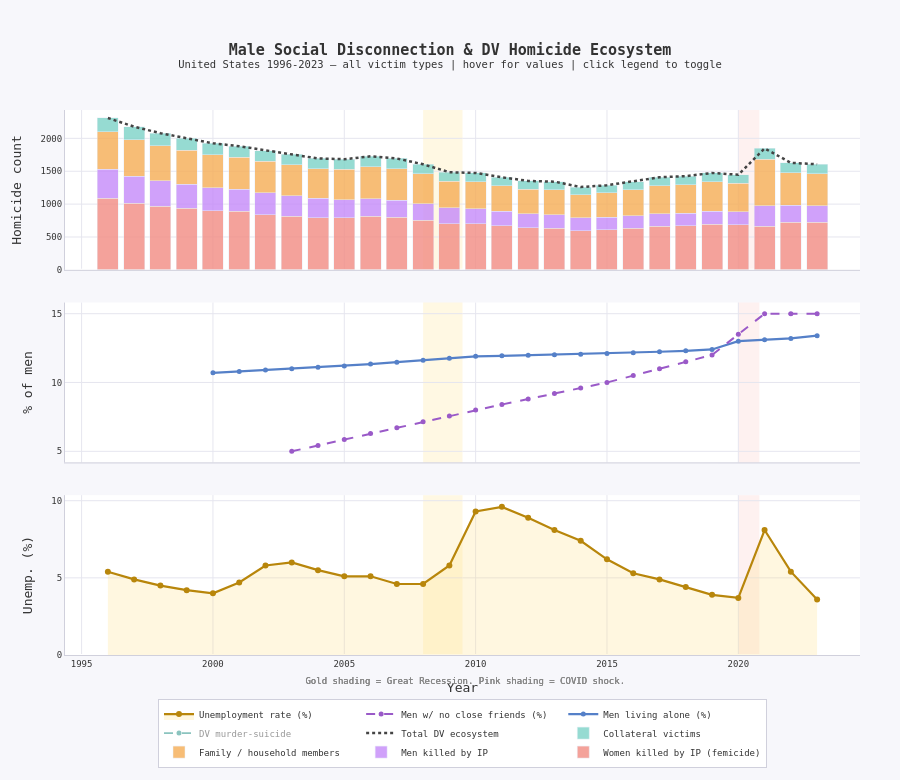

The code cell stored with this chart in its notebook:
### Code cell
# section five with interactive graphic one

print("Generating Interactive Graphic 1 — DV ecosystem time series (Plotly)...")

try:
    import plotly.graph_objects as go
    from plotly.subplots import make_subplots

    PL_BG     = "#f7f7fb"
    PL_PLOT   = "#ffffff"
    PL_GRID   = "#e6e6ef"
    PL_TEXT   = "#333333"
    PL_MUTED  = "#888888"

    fig_i1 = make_subplots(
        rows=3, cols=1,
        shared_xaxes=True,
        vertical_spacing=0.06,
        subplot_titles=(
            "DV Homicide by Victim Type  (stacked)",
            "Male Isolation Indicators",
            "Unemployment Rate (%)  — Economic Precarity Proxy"
        )
    )

    victim_series = [
        ("Women killed by IP (femicide)", "women_killed_by_ip",    "#f28b82"),
        ("Men killed by IP",              "men_killed_by_ip",       "#c58af9"),
        ("Family / household members",    "family_dv_homicide",     "#f6ad55"),
        ("Collateral victims",            "collateral_dv_homicide", "#7dd3c7"),
    ]

    for label, col, color in victim_series:
        fig_i1.add_trace(go.Bar(
            x=merged["Year"], y=merged[col],
            name=label, marker_color=color, opacity=0.80,
            hovertemplate=f"<b>%{{x}}</b><br>{label}: %{{y}}<extra></extra>",
        ), row=1, col=1)

    fig_i1.add_trace(go.Scatter(
        x=merged["Year"], y=merged["total_dv_ecosystem"],
        name="Total DV ecosystem", mode="lines",
        line=dict(color="#444444", width=2.5, dash="dot"),
        hovertemplate="<b>%{x}</b><br>Total DV homicide: %{y}<extra></extra>",
    ), row=1, col=1)

    fig_i1.add_trace(go.Scatter(
        x=merged["Year"], y=merged["dv_murder_suicide"],
        name="DV murder-suicide", mode="lines+markers",
        line=dict(color="#1a8a80", width=1.8, dash="dash"),
        marker=dict(size=5),
        hovertemplate="<b>%{x}</b><br>DV murder-suicide: %{y}<extra></extra>",
        visible="legendonly",
    ), row=1, col=1)

    fig_i1.add_trace(go.Scatter(
        x=merged["Year"], y=merged["men_alone_pct"],
        name="Men living alone (%)", mode="lines+markers",
        line=dict(color="#5580c8", width=2.2),
        marker=dict(size=5),
        hovertemplate="<b>%{x}</b><br>Men living alone: %{y:.1f}%<extra></extra>",
    ), row=2, col=1)

    fig_i1.add_trace(go.Scatter(
        x=merged["Year"], y=merged["men_no_friends_pct"],
        name="Men w/ no close friends (%)", mode="lines+markers",
        line=dict(color="#9a5ac8", width=2, dash="dash"),
        marker=dict(size=5),
        hovertemplate="<b>%{x}</b><br>Men w/ no friends: %{y:.1f}%<extra></extra>",
    ), row=2, col=1)

    fig_i1.add_trace(go.Scatter(
        x=merged["Year"], y=merged["unemployment_rate"],
        name="Unemployment rate (%)", mode="lines+markers",
        line=dict(color="#b8860b", width=2.2),
        fill="tozeroy", fillcolor="rgba(253,214,99,0.20)",
        hovertemplate="<b>%{x}</b><br>Unemployment: %{y:.1f}%<extra></extra>",
    ), row=3, col=1)

    # recession shading
    for row_n in [1, 2, 3]:
        fig_i1.add_vrect(x0=2008, x1=2009.5,
                            fillcolor="rgba(253,214,99,0.18)",
                            layer="below", line_width=0, row=row_n, col=1)
        fig_i1.add_vrect(x0=2020, x1=2020.8,
                            fillcolor="rgba(242,139,130,0.12)",
                            layer="below", line_width=0, row=row_n, col=1)

    axis_style = dict(gridcolor=PL_GRID, linecolor="#d0d0dc",
                        tickfont=dict(size=9, color=PL_TEXT),
                        title_font=dict(color=PL_TEXT))

    fig_i1.update_layout(
        title=dict(
            text="<b>Male Social Disconnection & DV Homicide Ecosystem</b><br>"
                    "<sup>United States 1996-2023 — all victim types | hover for values | click legend to toggle</sup>",
            font=dict(size=15, color=PL_TEXT, family="monospace"), x=0.5
        ),
        barmode="stack",
        paper_bgcolor=PL_BG,
        plot_bgcolor=PL_PLOT,
        font=dict(family="monospace", color=PL_TEXT, size=11),
        legend=dict(bgcolor="#ffffff", bordercolor="#d0d0dc", borderwidth=1,
                    font=dict(size=9), orientation="h",
                    x=0.5, xanchor="center", y=-0.08),
        height=780, hovermode="x unified",
        margin=dict(t=110, b=90, l=65, r=40),
        annotations=[dict(
            text=" Gold shading = Great Recession. Pink shading = COVID shock.",
            x=0.5, y=-0.06, xref="paper", yref="paper",
            showarrow=False,
            font=dict(size=9, color=PL_MUTED, family="monospace")
        )]
    )
    fig_i1.update_xaxes(**axis_style)
    fig_i1.update_yaxes(**axis_style)
    fig_i1.update_yaxes(title_text="Homicide count", row=1, col=1)
    fig_i1.update_yaxes(title_text="% of men",       row=2, col=1)
    fig_i1.update_yaxes(title_text="Unemp. (%)",     row=3, col=1)
    fig_i1.update_xaxes(title_text="Year",            row=3, col=1)

except ImportError:
    print("  plotly not installed — pip install plotly")

import os
try:
    output_path = os.path.join(
        os.path.expanduser("~"),
        "Desktop",
        "interactive_dv_timeseries.html"
    )

    fig_i1.write_html(
        output_path,
        include_plotlyjs=True,
        full_html=True
    )

    print(f" Interactive 1 saved {output_path}")

except ImportError:
    print(" plotly not installed — pip install plotly")

fig_i1.show()

### Figure 1 — Plotly figure (JSON) as saved in the notebook; plotly's stock layout.template omitted (floating-point values rounded to 4 significant figures)
{"data": [{"hovertemplate": "<b>%{x}</b><br>Women killed by IP (femicide): %{y}<extra></extra>", "marker": {"color": "#f28b82"}, "name": "Women killed by IP (femicide)", "opacity": 0.8, "type": "bar", "x": [1996, 1997, 1998, 1999, 2000, 2001, 2002, 2003, 2004, 2005, 2006, 2007, 2008, 2009, 2010, 2011, 2012, 2013, 2014, 2015, 2016, 2017, 2018, 2019, 2020, 2021, 2022, 2023], "xaxis": "x", "y": [1090, 1017, 966, 934, 902, 888, 841, 818, 792, 789, 816, 803, 757, 702, 700, 672, 640, 635, 596, 608, 635, 667, 671, 696, 684, 667, 721, 724], "yaxis": "y"}, {"hovertemplate": "<b>%{x}</b><br>Men killed by IP: %{y}<extra></extra>", "marker": {"color": "#c58af9"}, "name": "Men killed by IP", "opacity": 0.8, "type": "bar", "x": [1996, 1997, 1998, 1999, 2000, 2001, 2002, 2003, 2004, 2005, 2006, 2007, 2008, 2009, 2010, 2011, 2012, 2013, 2014, 2015, 2016, 2017, 2018, 2019, 2020, 2021, 2022, 2023], "xaxis": "x", "y": [440, 410, 390, 370, 350, 340, 330, 310, 295, 280, 265, 255, 250, 240, 230, 220, 210, 200, 195, 190, 185, 188, 192, 198, 201, 310, 260, 250], "yaxis": "y"}, {"hovertemplate": "<b>%{x}</b><br>Family / household members: %{y}<extra></extra>", "marker": {"color": "#f6ad55"}, "name": "Family / household members", "opacity": 0.8, "type": "bar", "x": [1996, 1997, 1998, 1999, 2000, 2001, 2002, 2003, 2004, 2005, 2006, 2007, 2008, 2009, 2010, 2011, 2012, 2013, 2014, 2015, 2016, 2017, 2018, 2019, 2020, 2021, 2022, 2023], "xaxis": "x", "y": [570, 553, 534, 516, 498, 482, 479, 472, 453, 461, 489, 482, 453, 408, 410, 387, 380, 385, 354, 372, 400, 425, 432, 446, 430, 703, 499, 486], "yaxis": "y"}, {"hovertemplate": "<b>%{x}</b><br>Collateral victims: %{y}<extra></extra>", "marker": {"color": "#7dd3c7"}, "name": "Collateral victims", "opacity": 0.8, "type": "bar", "x": [1996, 1997, 1998, 1999, 2000, 2001, 2002, 2003, 2004, 2005, 2006, 2007, 2008, 2009, 2010, 2011, 2012, 2013, 2014, 2015, 2016, 2017, 2018, 2019, 2020, 2021, 2022, 2023], "xaxis": "x", "y": [210, 198, 189, 182, 175, 171, 165, 160, 154, 153, 157, 154, 146, 135, 134, 129, 123, 122, 115, 117, 122, 128, 130, 134, 132, 168, 148, 146], "yaxis": "y"}, {"hovertemplate": "<b>%{x}</b><br>Total DV homicide: %{y}<extra></extra>", "line": {"color": "#444444", "dash": "dot", "width": 2.5}, "mode": "lines", "name": "Total DV ecosystem", "type": "scatter", "x": [1996, 1997, 1998, 1999, 2000, 2001, 2002, 2003, 2004, 2005, 2006, 2007, 2008, 2009, 2010, 2011, 2012, 2013, 2014, 2015, 2016, 2017, 2018, 2019, 2020, 2021, 2022, 2023], "xaxis": "x", "y": [2310, 2178, 2079, 2002, 1925, 1881, 1815, 1760, 1694, 1683, 1727, 1694, 1606, 1485, 1474, 1408, 1353, 1342, 1260, 1287, 1342, 1408, 1425, 1474, 1447, 1848, 1628, 1606], "yaxis": "y"}, {"hovertemplate": "<b>%{x}</b><br>DV murder-suicide: %{y}<extra></extra>", "line": {"color": "#1a8a80", "dash": "dash", "width": 1.8}, "marker": {"size": 5}, "mode": "lines+markers", "name": "DV murder-suicide", "type": "scatter", "visible": "legendonly", "x": [1996, 1997, 1998, 1999, 2000, 2001, 2002, 2003, 2004, 2005, 2006, 2007, 2008, 2009, 2010, 2011, 2012, 2013, 2014, 2015, 2016, 2017, 2018, 2019, 2020, 2021, 2022, 2023], "xaxis": "x", "y": [420, 400, 380, 365, 350, 340, 330, 325, 310, 305, 315, 310, 295, 275, 270, 260, 250, 248, 232, 240, 248, 260, 264, 274, 268, 195, 220, 225], "yaxis": "y"}, {"hovertemplate": "<b>%{x}</b><br>Men living alone: %{y:.1f}%<extra></extra>", "line": {"color": "#5580c8", "width": 2.2}, "marker": {"size": 5}, "mode": "lines+markers", "name": "Men living alone (%)", "type": "scatter", "x": [1996, 1997, 1998, 1999, 2000, 2001, 2002, 2003, 2004, 2005, 2006, 2007, 2008, 2009, 2010, 2011, 2012, 2013, 2014, 2015, 2016, 2017, 2018, 2019, 2020, 2021, 2022, 2023], "xaxis": "x2", "y": [null, null, null, null, 10.7, 10.8, 10.9, 11, 11.1, 11.2, 11.34, 11.48, 11.62, 11.76, 11.9, 11.94, 11.98, 12.02, 12.06, 12.1, 12.17, 12.23, 12.3, 12.4, 13, 13.1, 13.2, 13.4], "yaxis": "y2"}, {"hovertemplate": "<b>%{x}</b><br>Men w/ no friends: %{y:.1f}%<extra></extra>", "line": {"color": "#9a5ac8", "dash": "dash", "width": 2}, "marker": {"size": 5}, "mode": "lines+markers", "name": "Men w/ no close friends (%)", "type": "scatter", "x": [1996, 1997, 1998, 1999, 2000, 2001, 2002, 2003, 2004, 2005, 2006, 2007, 2008, 2009, 2010, 2011, 2012, 2013, 2014, 2015, 2016, 2017, 2018, 2019, 2020, 2021, 2022, 2023], "xaxis": "x2", "y": [null, null, null, null, null, null, null, 5, 5.429, 5.857, 6.286, 6.714, 7.143, 7.571, 8, 8.4, 8.8, 9.2, 9.6, 10, 10.5, 11, 11.5, 12, 13.5, 15, 15, 15], "yaxis": "y2"}, {"fill": "tozeroy", "fillcolor": "rgba(253,214,99,0.20)", "hovertemplate": "<b>%{x}</b><br>Unemployment: %{y:.1f}%<extra></extra>", "line": {"color": "#b8860b", "width": 2.2}, "mode": "lines+markers", "name": "Unemployment rate (%)", "type": "scatter", "x": [1996, 1997, 1998, 1999, 2000, 2001, 2002, 2003, 2004, 2005, 2006, 2007, 2008, 2009, 2010, 2011, 2012, 2013, 2014, 2015, 2016, 2017, 2018, 2019, 2020, 2021, 2022, 2023], "xaxis": "x3", "y": [5.4, 4.9, 4.5, 4.2, 4, 4.7, 5.8, 6, 5.5, 5.1, 5.1, 4.6, 4.6, 5.8, 9.3, 9.6, 8.9, 8.1, 7.4, 6.2, 5.3, 4.9, 4.4, 3.9, 3.7, 8.1, 5.4, 3.6], "yaxis": "y3"}], "layout": {"annotations": [{"font": {"color": "#888888", "family": "monospace", "size": 9}, "showarrow": false, "text": " Gold shading = Great Recession. Pink shading = COVID shock.", "x": 0.5, "xanchor": "center", "xref": "paper", "y": -0.06, "yanchor": "bottom", "yref": "paper"}, {"font": {"color": "#888888", "family": "monospace", "size": 9}, "showarrow": false, "text": " Gold shading = Great Recession. Pink shading = COVID shock.", "x": 0.5, "xanchor": "center", "xref": "paper", "y": -0.06, "yanchor": "bottom", "yref": "paper"}, {"font": {"color": "#888888", "family": "monospace", "size": 9}, "showarrow": false, "text": " Gold shading = Great Recession. Pink shading = COVID shock.", "x": 0.5, "xanchor": "center", "xref": "paper", "y": -0.06, "yanchor": "bottom", "yref": "paper"}], "barmode": "stack", "font": {"color": "#333333", "family": "monospace", "size": 11}, "height": 780, "hovermode": "x unified", "legend": {"bgcolor": "#ffffff", "bordercolor": "#d0d0dc", "borderwidth": 1, "font": {"size": 9}, "orientation": "h", "x": 0.5, "xanchor": "center", "y": -0.08}, "margin": {"b": 90, "l": 65, "r": 40, "t": 110}, "paper_bgcolor": "#f7f7fb", "plot_bgcolor": "#ffffff", "shapes": [{"fillcolor": "rgba(253,214,99,0.18)", "layer": "below", "line": {"width": 0}, "type": "rect", "x0": 2008, "x1": 2010.0, "xref": "x", "y0": 0, "y1": 1, "yref": "y domain"}, {"fillcolor": "rgba(242,139,130,0.12)", "layer": "below", "line": {"width": 0}, "type": "rect", "x0": 2020, "x1": 2021.0, "xref": "x", "y0": 0, "y1": 1, "yref": "y domain"}, {"fillcolor": "rgba(253,214,99,0.18)", "layer": "below", "line": {"width": 0}, "type": "rect", "x0": 2008, "x1": 2010.0, "xref": "x2", "y0": 0, "y1": 1, "yref": "y2 domain"}, {"fillcolor": "rgba(242,139,130,0.12)", "layer": "below", "line": {"width": 0}, "type": "rect", "x0": 2020, "x1": 2021.0, "xref": "x2", "y0": 0, "y1": 1, "yref": "y2 domain"}, {"fillcolor": "rgba(253,214,99,0.18)", "layer": "below", "line": {"width": 0}, "type": "rect", "x0": 2008, "x1": 2010.0, "xref": "x3", "y0": 0, "y1": 1, "yref": "y3 domain"}, {"fillcolor": "rgba(242,139,130,0.12)", "layer": "below", "line": {"width": 0}, "type": "rect", "x0": 2020, "x1": 2021.0, "xref": "x3", "y0": 0, "y1": 1, "yref": "y3 domain"}], "title": {"font": {"color": "#333333", "family": "monospace", "size": 15}, "text": "<b>Male Social Disconnection & DV Homicide Ecosystem</b><br><sup>United States 1996-2023 — all victim types | hover for values | click legend to toggle</sup>", "x": 0.5}, "xaxis": {"anchor": "y", "domain": [0, 1], "gridcolor": "#e6e6ef", "linecolor": "#d0d0dc", "matches": "x3", "showticklabels": false, "tickfont": {"color": "#333333", "size": 9}, "title": {"font": {"color": "#333333"}}}, "xaxis2": {"anchor": "y2", "domain": [0, 1], "gridcolor": "#e6e6ef", "linecolor": "#d0d0dc", "matches": "x3", "showticklabels": false, "tickfont": {"color": "#333333", "size": 9}, "title": {"font": {"color": "#333333"}}}, "xaxis3": {"anchor": "y3", "domain": [0, 1], "gridcolor": "#e6e6ef", "linecolor": "#d0d0dc", "tickfont": {"color": "#333333", "size": 9}, "title": {"font": {"color": "#333333"}, "text": "Year"}}, "yaxis": {"anchor": "x", "domain": [0.7067, 1], "gridcolor": "#e6e6ef", "linecolor": "#d0d0dc", "tickfont": {"color": "#333333", "size": 9}, "title": {"font": {"color": "#333333"}, "text": "Homicide count"}}, "yaxis2": {"anchor": "x2", "domain": [0.3533, 0.6467], "gridcolor": "#e6e6ef", "linecolor": "#d0d0dc", "tickfont": {"color": "#333333", "size": 9}, "title": {"font": {"color": "#333333"}, "text": "% of men"}}, "yaxis3": {"anchor": "x3", "domain": [0, 0.2933], "gridcolor": "#e6e6ef", "linecolor": "#d0d0dc", "tickfont": {"color": "#333333", "size": 9}, "title": {"font": {"color": "#333333"}, "text": "Unemp. (%)"}}}}
